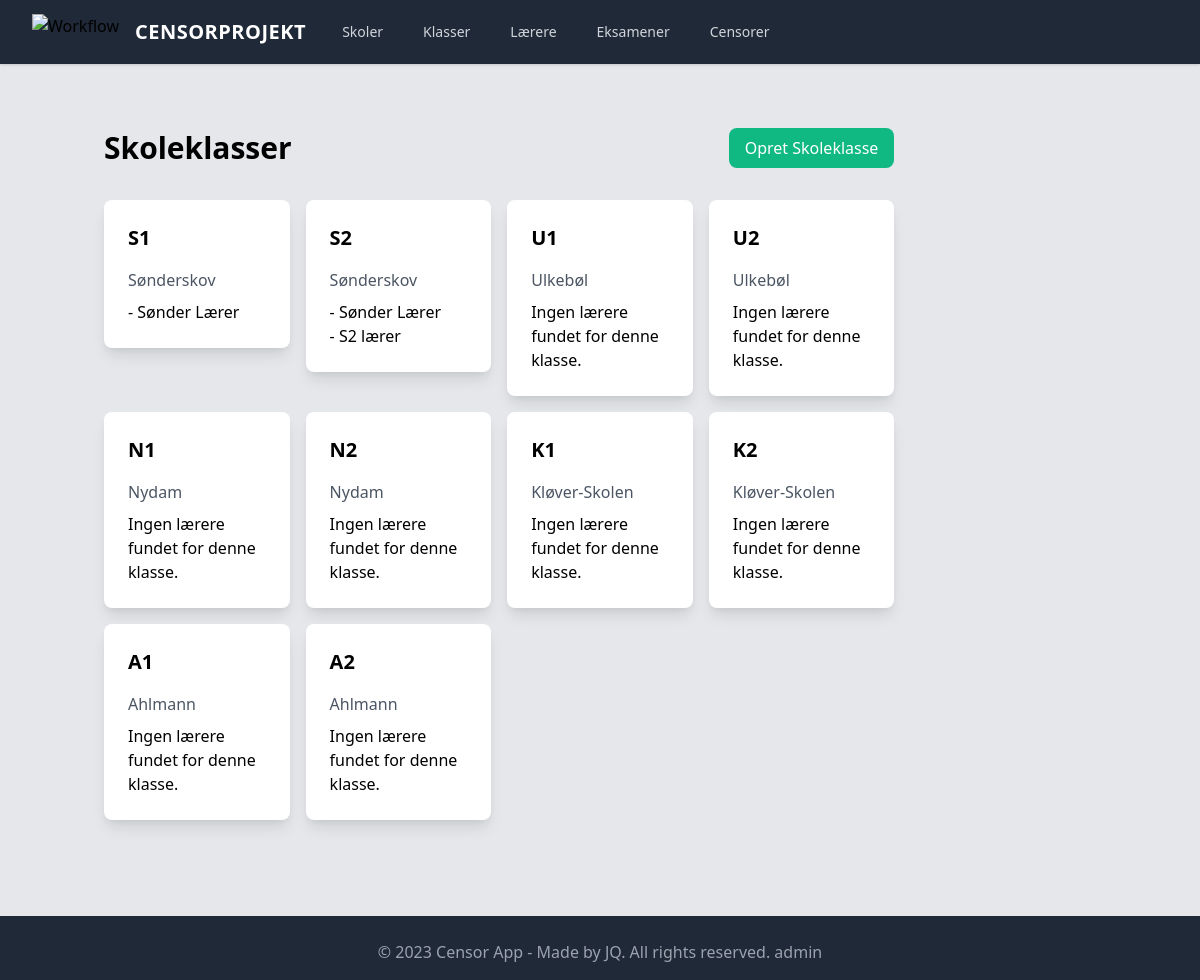
The app's page /skoleklasser/, older data.
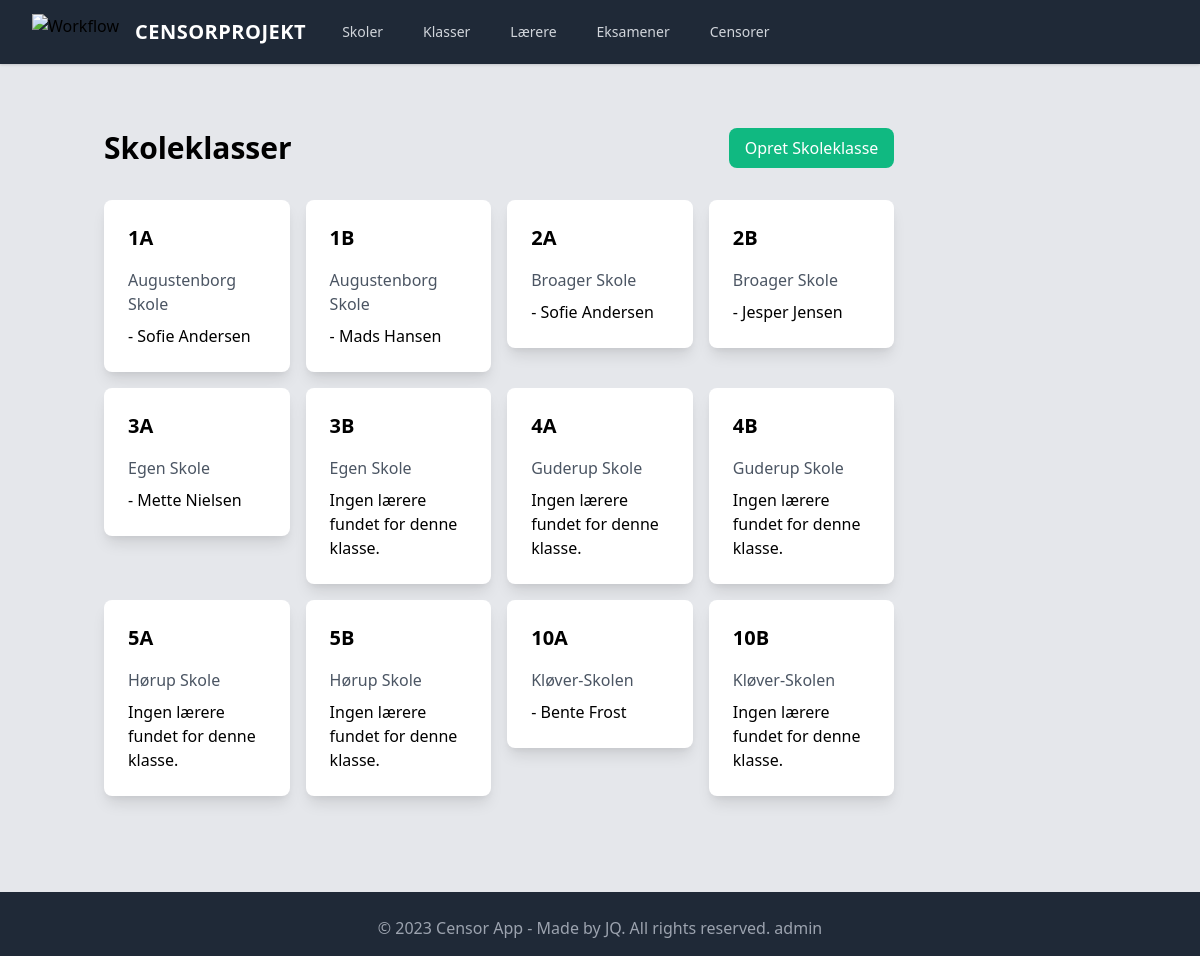
The same page, newer data.
### censor_app/models.py (models this page shows, shortened)
class Skoleklasse(models.Model):
    navn = models.CharField(max_length=50)
    skole = models.ForeignKey(Skole, blank=True, null=True, on_delete=models.CASCADE)
    lærere = models.ManyToManyField(Lærer, blank=True, related_name="klasser")
    class Meta:
        verbose_name_plural = "Skoleklasser"

class Skole(models.Model):
    navn = models.CharField(max_length=200)
    adresse = models.CharField(max_length=200)
    def __str__(self):
        return self.navn
    class Meta:
        verbose_name_plural = "Skoler"

class Lærer(models.Model):
    navn = models.CharField(max_length=200)
    email = models.EmailField(blank=True, null=True)
    skole = models.ForeignKey(
        Skole,
        on_delete=models.CASCADE,
        related_name="personale",
        blank=True,
        null=True,
    )
    class Meta:
        verbose_name_plural = "Lærere"

### censor_app/views.py (the view)
# urls.py: path("skoleklasser/", SkoleklasseList.as_view(), name="skoleklasse_list"),
class SkoleklasseList(ListView):
    model = Skoleklasse
    template_name = "censor_app/skoleklasse_list.html"
    context_object_name = "skoleklasser"
    def get_context_data(self, **kwargs):
        context = super().get_context_data(**kwargs)
        context["lærere"] = {}
        for skoleklasse in context["skoleklasser"]:
            context["lærere"][skoleklasse.id] = skoleklasse.lærere.all()
        return context

### templates/censor_app/skoleklasse_list.html
{% extends 'censor_app/base.html' %} {% block content %}
<div class="flex justify-between items-center mb-8">
  <h1 class="text-3xl font-bold">Skoleklasser</h1>
  <a
    href="{% url 'skoleklasse_create' %}"
    class="bg-green-500 text-white px-4 py-2 rounded-lg"
    >Opret Skoleklasse</a
  >
</div>
<div
  class="grid grid-cols-1 sm:grid-cols-2 md:grid-cols-3 lg:grid-cols-4 gap-4 mb-40"
>
  {% for skoleklasse in skoleklasser %}
  <a href="{% url 'skoleklasse_detail' skoleklasse.pk %}">
    <div class="bg-white shadow-lg rounded-lg p-6">
      <h2 class="text-xl font-semibold mb-4">{{ skoleklasse.navn }}</h2>
      <p class="text-gray-600 mb-2">{{ skoleklasse.skole }}</p>
      {% if skoleklasse.lærere.exists %}
      <ul>
        {% for lærer in skoleklasse.lærere.all %}
        <li>- {{ lærer.navn }}</li>
        {% endfor %}
      </ul>
      {% else %}
      <p>Ingen lærere fundet for denne klasse.</p>
      {% endif %}
    </div>
  </a>
  {% endfor %}
</div>
{% endblock content %}

Row changes from the older to the newer data that the page shows:
changed Skoleklasse (number 1 of 12 on the later page): gains Lærer (navn "Sofie Andersen"); navn "S1" → "1A"; skole "Sønderskov" → "Augustenborg Skole"; loses Lærer (navn "Sønder Lærer")
changed Skoleklasse (number 2 of 12 on the later page): loses Lærer (navn "S2 lærer"); gains Lærer (navn "Mads Hansen"); navn "S2" → "1B"; skole "Sønderskov" → "Augustenborg Skole"; loses Lærer (navn "Sønder Lærer")
changed Skoleklasse (number 3 of 12 on the later page): gains Lærer (navn "Sofie Andersen"); navn "U1" → "2A"; skole "Ulkebøl" → "Broager Skole"; no longer shows "Ingen lærere fundet for denne klasse."
changed Skoleklasse (number 4 of 12 on the later page): navn "U2" → "2B"; skole "Ulkebøl" → "Broager Skole"; gains Lærer (navn "Jesper Jensen"); no longer shows "Ingen lærere fundet for denne klasse."
changed Skoleklasse (number 5 of 12 on the later page): gains Lærer (navn "Mette Nielsen"); navn "N1" → "3A"; skole "Nydam" → "Egen Skole"; no longer shows "Ingen lærere fundet for denne klasse."
changed Skoleklasse (number 6 of 12 on the later page): navn "N2" → "3B"; skole "Nydam" → "Egen Skole"
changed Skoleklasse (number 7 of 12 on the later page): navn "K1" → "4A"; skole "Kløver-Skolen" → "Guderup Skole"
changed Skoleklasse (number 8 of 12 on the later page): navn "K2" → "4B"; skole "Kløver-Skolen" → "Guderup Skole"
changed Skoleklasse (number 9 of 12 on the later page): navn "A1" → "5A"; skole "Ahlmann" → "Hørup Skole"
changed Skoleklasse (number 10 of 12 on the later page): navn "A2" → "5B"; skole "Ahlmann" → "Hørup Skole"
added Skoleklasse: navn "10A", skole "Kløver-Skolen"
added Lærer: navn "Bente Frost", shown under "10A"
added Skoleklasse: navn "10B", skole "Kløver-Skolen", shows "Ingen lærere fundet for denne klasse."
